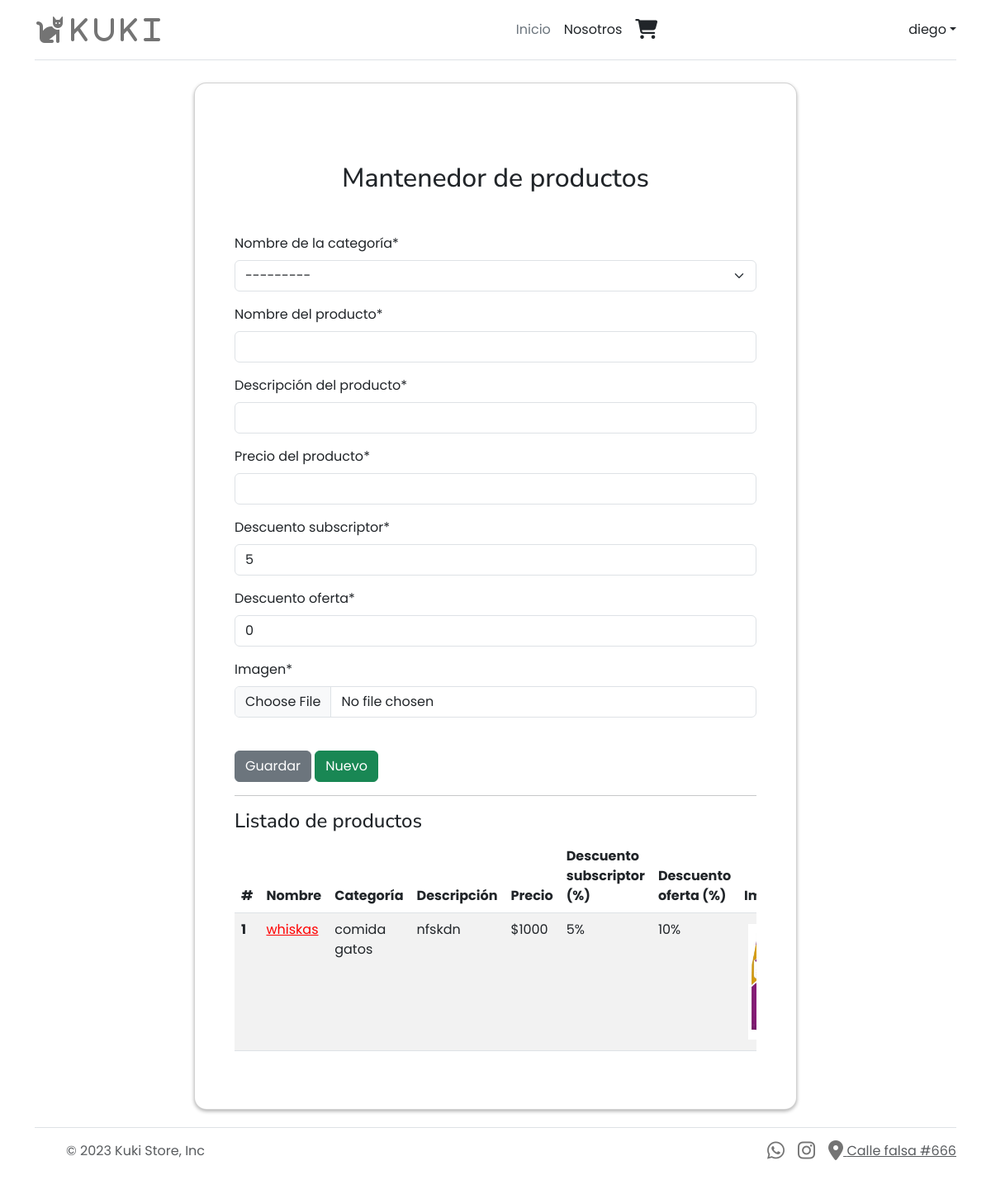
The page /productos/ins/-1/ (signed in) on the database its author committed.
### core/models.py (models this page shows, shortened)
class Producto(models.Model):
    idProducto = models.AutoField(primary_key=True, verbose_name="Id de producto")
    categoriaProducto = models.ForeignKey(Categoria, on_delete=models.DO_NOTHING, verbose_name="Nombre de la categoría")
    nombreProducto = models.CharField(max_length=80, blank=False, null=False, verbose_name="Nombre del producto")
    descripcionProducto = models.CharField(max_length=80, null=False, blank=False, verbose_name="Descripción del producto")
    precioProducto = models.IntegerField(null=False, blank=False, verbose_name="Precio del producto")
    descuentoSubP = models.IntegerField(null=False, blank=False, validators=[MinValueValidator(0), MaxValueValidator(100)], verbose_name="Descuento subscriptor")
    descuentoSubO = models.IntegerField(null=False, blank=False, validators=[MinValueValidator(0), MaxValueValidator(100)], verbose_name="Descuento oferta")
    imagenProducto = models.ImageField(upload_to="img/", default="sinfoto.jpg", null=False, blank=False, verbose_name="Imagen")

class Categoria(models.Model):
    idCategoria = models.AutoField(primary_key=True, verbose_name="Id de categoría")
    nombreCategoria = models.CharField(max_length=80, blank=False, null=False, verbose_name="Nombre de la categoría")
    def __str__(self):
        return self.nombreCategoria

### core/views.py (the view, shortened to what this page needs)
# urls.py: path('productos/<action>/<id>/', productos, name="productos"),
@user_passes_test(lambda u: u.is_staff)
def productos(request, action, id):
    data = {"form": ProductoForm, "action": action, "id": id}
    if action == 'ins':
        if request.method == "POST":
            form = ProductoForm(request.POST, request.FILES)
            if form.is_valid:
                try:
                    form.save()
                    messages.success(request, "El producto fue ingresado correctamente")
                except:
                    messages.success(request, "No se pueden ingresar dos productos con el mismo ID")
    data["list"] = Producto.objects.all().order_by('idProducto')
    return render(request, "core/productos.html", data)

### core/templates/core/productos.html (shortened to what this page needs)
{% extends 'core/base.html' %}
{% load static %}
{% block content %}
{% load crispy_forms_tags %}
<div class="container">
  <div class="row justify-content-center">
    <div class="col-md-8">
      <div class="card-body card p-5">
        <br>
        <h2 class="text-center my-4">Mantenedor de productos</h2>
        <br>
        {% if form %}
        <form id="form" name="form" method="POST" action="" enctype="multipart/form-data">
          <div class="form-group">
            {% csrf_token %} {{ form | crispy }}
        </div><br>
          <button type="submit" class="btn btn-secondary" id="id_guardar">Guardar</button>
          <a class="btn btn-success btnwidth" href="{% url 'productos' 'ins' -1 %}">Nuevo</a>
        </form>
        {% endif %}
        <hr>
        <h4>Listado de productos</h4>
        <div class="table-responsive">
            {% if list %}
          <table class="table table-striped ">
            <thead>
              <tr>
                <th scope="col">#</th>
                <th scope="col">Nombre</th>
                <th scope="col">Categoría</th>
                <th scope="col">Descripción</th>
                <th scope="col">Precio</th>
                <th scope="col">Descuento subscriptor (%)</th>
                <th scope="col">Descuento oferta (%)</th>
                <th scope="col">Imagen</th>
              </tr>
            </thead>
            <tbody>
              {% for pro in list %}
              <tr>
                <th scope="row">{{ pro.idProducto }}</th>
                <td> <a style="color: rgb(255, 0, 0);" href="{% url 'productos' 'upd' pro.idProducto %}">{{ pro.nombreProducto}}</a></td>
                <td>{{ pro.categoriaProducto }}</td>
                <td>{{ pro.descripcionProducto }}</td>
                <td>${{ pro.precioProducto }}</td>
                <td>{{ pro.descuentoSubP }}%</td>
                <td>{{ pro.descuentoSubO }}%</td>
                <td><img class="imagenchica" src="/media/{{ pro.imagenProducto }}" alt="Imagen del producto"></td>
              </tr>
              {% endfor %}
            </tbody>
          </table>
          {% endif %}
        </div>
      </div>
    </div>
  </div>
</div>
{% endblock content %}

### core/templates/core/base.html (shortened to what this page needs)
{% load static %}
<!doctype html>
<html lang="es">
  <head>
    <link href="https://cdn.jsdelivr.net/npm/bootstrap@5.3.0-alpha1/dist/css/bootstrap.min.css" rel="stylesheet">
    {% block style %}
    <link rel="stylesheet" href="{% static 'core/css/style.css'%}">
    {% endblock style %}
  </head>
<div class="container-lg">
  <header class="d-flex flex-wrap align-items-center justify-content-between py-3 mb-4 border-bottom">
    <div class="col-md-3">
      <a href="{% url 'index'%}" class="d-flex align-items-center text-dark text-decoration-none">
        <i class="fa-solid fa-cat fa-2xl" style="color: #747474;"> K u k i </i>
      </a>
    </div>
    <div class="col-md-auto text-center mr-auto">
      <ul class="nav justify-content-center">
        <li class="nav-item"><a href="{% url 'index'%}" class="nav-link px-2 link-secondary">Inicio</a></li>
        <li class="nav-item"><a href="{% url 'about'%}" class="nav-link px-2 link-dark">Nosotros</a></li>
        {% if user.is_authenticated %}
        <li class="nav-item"><a href="{% url 'carrito'%}" class="nav-link px-2 link-dark"><i class="fa-solid fa-cart-shopping fa-xl"></i></a></li>
        {% endif %}
      </ul>
    </div>
    {% if user.is_authenticated %}
    <div class="dropdown text-end ml-auto">
      <a href="#" class="d-block link-dark text-decoration-none dropdown-toggle" data-bs-toggle="dropdown" aria-expanded="false">{{ user.username }}</a>
    </div>
    {% endif %}
  </header>
</div>
  <body>
    <main>
  {% block content %}
  {% endblock %}
  <div class="container">
      <footer class="d-flex flex-wrap justify-content-between align-items-center py-3 my-4 border-top">
        <div class="col-md-4 d-flex align-items-center">
          <a href="/" class="mb-3 me-2 mb-md-0 text-muted text-decoration-none lh-1">
            <svg class="bi" width="30" height="24"><use xlink:href="#bootstrap"/></svg>
          </a>
          <span class="mb-3 mb-md-0 text-muted">&copy; 2023 Kuki Store, Inc</span>
        </div>
        <ul class="nav col-md-4 justify-content-end list-unstyled d-flex">
          <li class="ms-3"><a class="text-muted" href="#"><i class="fa-brands fa-whatsapp fa-xl" style="color: #747474;"></i></a></li>
          <li class="ms-3"><a class="text-muted" href="#"><i class="fa-brands fa-instagram fa-xl" style="color: #747474;" ></i></a></li>
          <li class="ms-3"><a class="text-muted" href="https://www.google.cl/maps/preview" target="_blank"><i class="fa-solid fa-location-dot fa-xl" style="color: #747474;"></i> Calle falsa #666</a></li>
        </ul>
      </footer>
  </div>
      </main>
    </body>
  </html>

### core/static/core/css/style.css (style rules this page uses)
h1, h2, h3, h4, h5, h6, .h1, .h2, .h3, .h4, .h5, .h6 { font-family: 'Nunito Sans', sans-serif; }
body { font-family: 'Poppins',sans-serif; }
.card { margin: 3px; border-radius: 15px; box-shadow: 0 2px 4px rgba(0,0,0,0.3); height: 100%; }
.imagenchica { height: 150px; padding: 5px 5px 5px 5px; max-width: 150px; margin: 0 auto; }

### rows shown on the page
Producto: idProducto "1", nombreProducto "whiskas", categoriaProducto "comida gatos", descripcionProducto "nfskdn", precioProducto "1000", descuentoSubP "5", descuentoSubO "10", imagenProducto (picture)

### other values the page prints
{{ user.username }} "diego"
